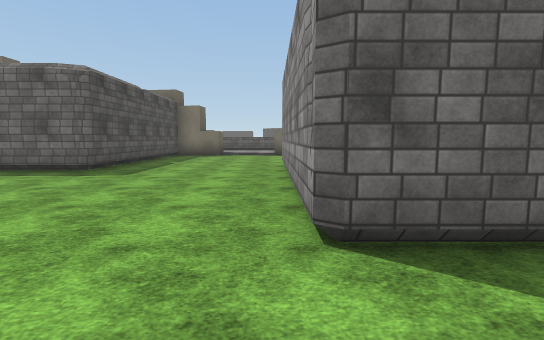
View 1 (above)

13 first-person views from a walk through a Unity game level. The camera is 1.5 m above the floor, tilts 6° down and sees 85° across. The floor is counted in squares, 2 m on a side. Each view is taken from the middle of a square. On the plan, view 1 faces up. The plan holds only what a view shows up to about 10 squares ahead; the rest is blank. The place goes on beyond the plan. The terrain is drawn as flat ground. The player character is not drawn. Some animated figures are not drawn. Some surface patterns are stand-ins.

View 2
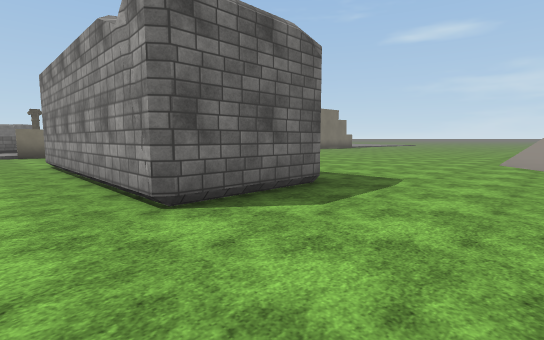

View 3
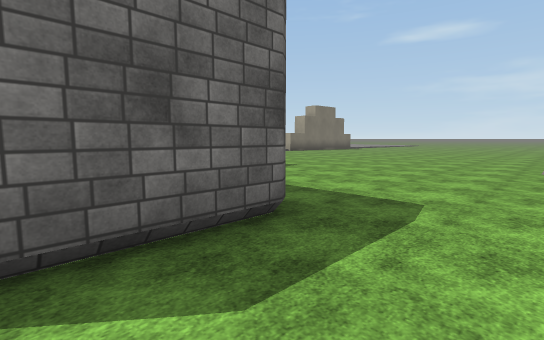

View 4
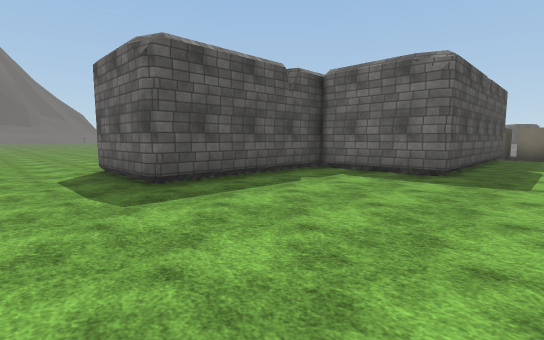

View 5
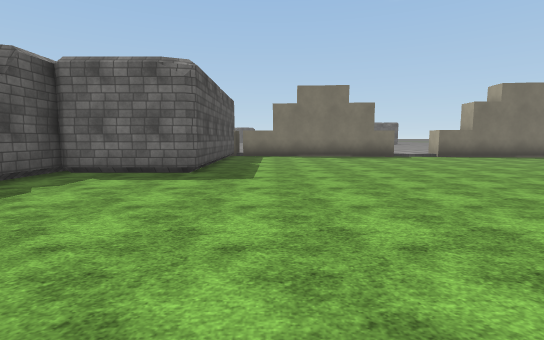

View 6
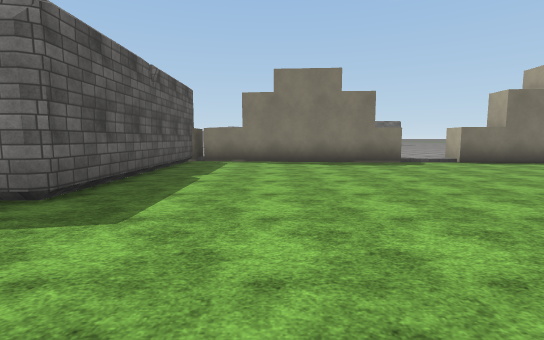

View 7
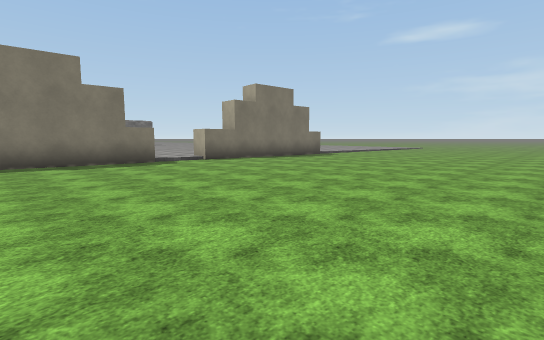

View 8
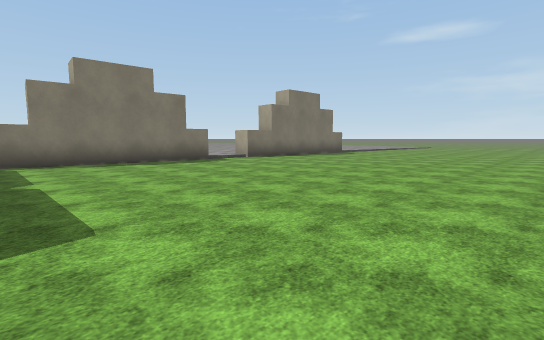

View 9
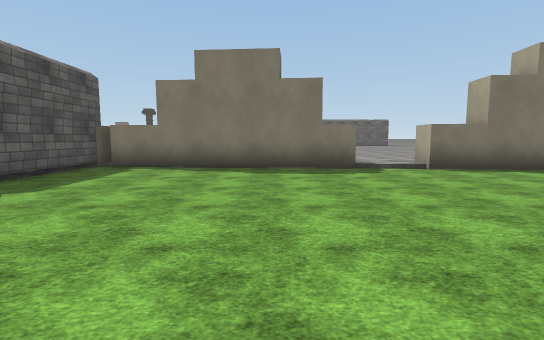

View 10
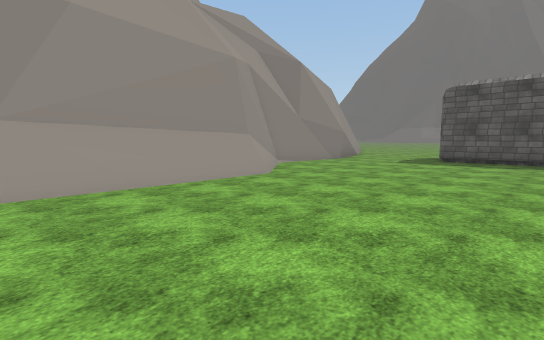

View 11
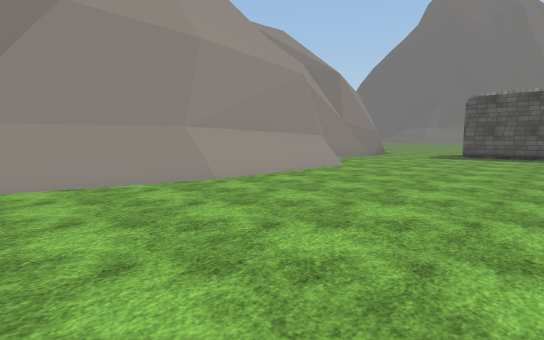

View 12
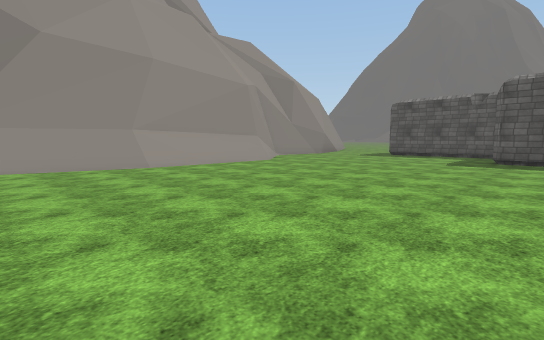

View 13
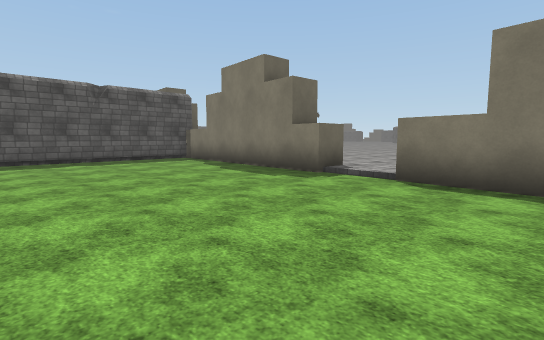

### Floor plan
Key: @ floor where view 1 was taken; # wall or solid block; . main floor; : floor 0.25 m higher than the main floor; / step, stairs or slope; = window, fence, low wall or low ledge; ^ raised ledge.
Columns run from 6 left of view 1 to 17 right of it. Each row starts with its distance up from view 1.
 16                   ::
 15                   ::::
 14                    :::
 13             ########:#
 12             #........###
 11             #...........
 10  #.....     #...........
  9  #.....#    #...........
  8  #.....#    #...........
  7 ##.....######...........
  6 .......###..............
  5  ......###..............
  4   .....###..............
  3    ....###..............
  2   .....###..............
  1   ......................
  0     ..@........=///////.
 -1      .........###^^#=#//

Where each view was taken, in squares from view 1:
view 1: 0 up, 0 right, facing up
view 2: 1 down, 1 left, facing up-right
view 3: 0 up, 1 right, facing up-right
view 4: 0 up, 8 right, facing up-left
view 5: 0 up, 8 right, facing up
view 6: 3 up, 9 right, facing up
view 7: 3 up, 9 right, facing up-right
view 8: 3 up, 7 right, facing up-right
view 9: 5 up, 11 right, facing up
view 10: 5 up, 14 right, facing down-left
view 11: 5 up, 17 right, facing down-left
view 12: 8 up, 17 right, facing down-left
view 13: 7 up, 17 right, facing up-left
